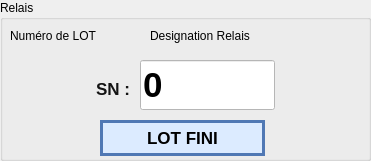
     <widget class="QGroupBox" name="groupBox_relais">
      <property name="geometry">
       <rect>
        <x>430</x>
        <y>140</y>
        <width>371</width>
        <height>161</height>
       </rect>
      </property>
      <property name="title">
       <string>Relais</string>
      </property>
      <widget class="QLineEdit" name="lineEdit_SN">
       <property name="geometry">
        <rect>
         <x>140</x>
         <y>60</y>
         <width>135</width>
         <height>50</height>
        </rect>
       </property>
       <property name="font">
        <font>
         <pointsize>26</pointsize>
         <bold>true</bold>
        </font>
       </property>
       <property name="styleSheet">
        <string>background-color: white; color: black;</string>
       </property>
       <property name="text">
        <string>0</string>
       </property>
      </widget>
      <widget class="QLabel" name="label_SN">
       <property name="geometry">
        <rect>
         <x>80</x>
         <y>70</y>
         <width>50</width>
         <height>38</height>
        </rect>
       </property>
       <property name="font">
        <font>
         <pointsize>13</pointsize>
         <bold>true</bold>
        </font>
       </property>
       <property name="styleSheet">
        <string>font-weight: bold; color: rgb(20,20,20);</string>
       </property>
       <property name="text">
        <string>SN :</string>
       </property>
       <property name="alignment">
        <set>Qt::AlignmentFlag::AlignRight|Qt::AlignmentFlag::AlignTrailing|Qt::AlignmentFlag::AlignVCenter</set>
       </property>
      </widget>
      <widget class="QPushButton" name="pushButton_auto_lot_fini">
       <property name="enabled">
        <bool>true</bool>
       </property>
       <property name="geometry">
        <rect>
         <x>100</x>
         <y>120</y>
         <width>165</width>
         <height>36</height>
        </rect>
       </property>
       <property name="styleSheet">
        <string>background-color: rgb(220,235,255); color: black; font-size: 13pt; font-weight: bold; border: 3px solid rgb(80,120,180);</string>
       </property>
       <property name="text">
        <string>LOT FINI</string>
       </property>
      </widget>
      <widget class="QLabel" name="label_LOT">
       <property name="geometry">
        <rect>
         <x>10</x>
         <y>20</y>
         <width>131</width>
         <height>31</height>
        </rect>
       </property>
       <property name="text">
        <string>Numéro de LOT</string>
       </property>
      </widget>
      <widget class="QLabel" name="label_design_relais">
       <property name="geometry">
        <rect>
         <x>150</x>
         <y>20</y>
         <width>211</width>
         <height>31</height>
        </rect>
       </property>
       <property name="text">
        <string>Designation Relais</string>
       </property>
      </widget>
     </widget>
